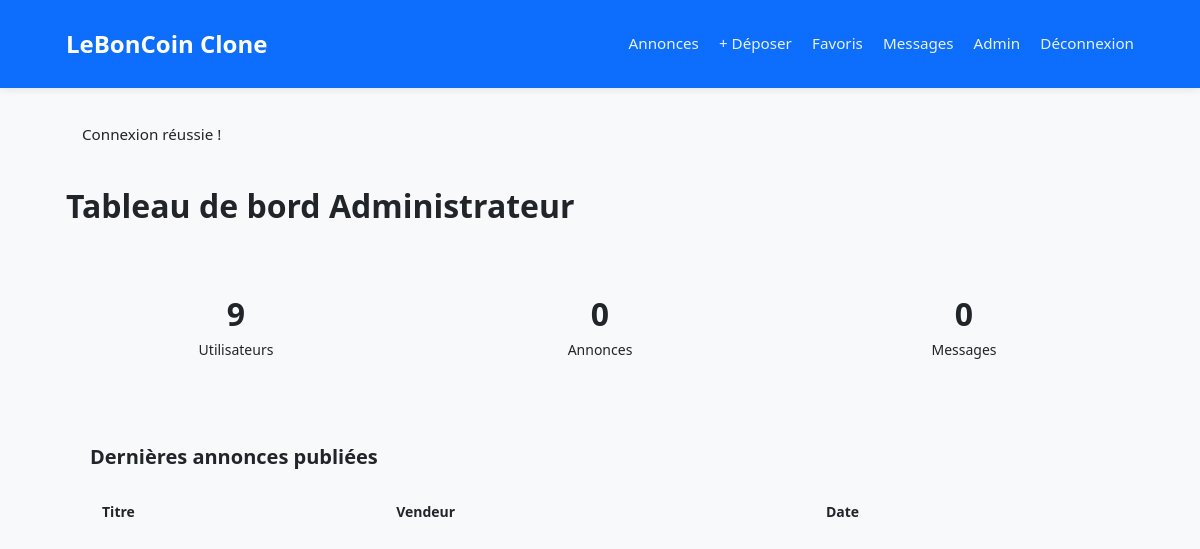
Page /pages/admin/dashboard.php (signed in) on the earlier database version.
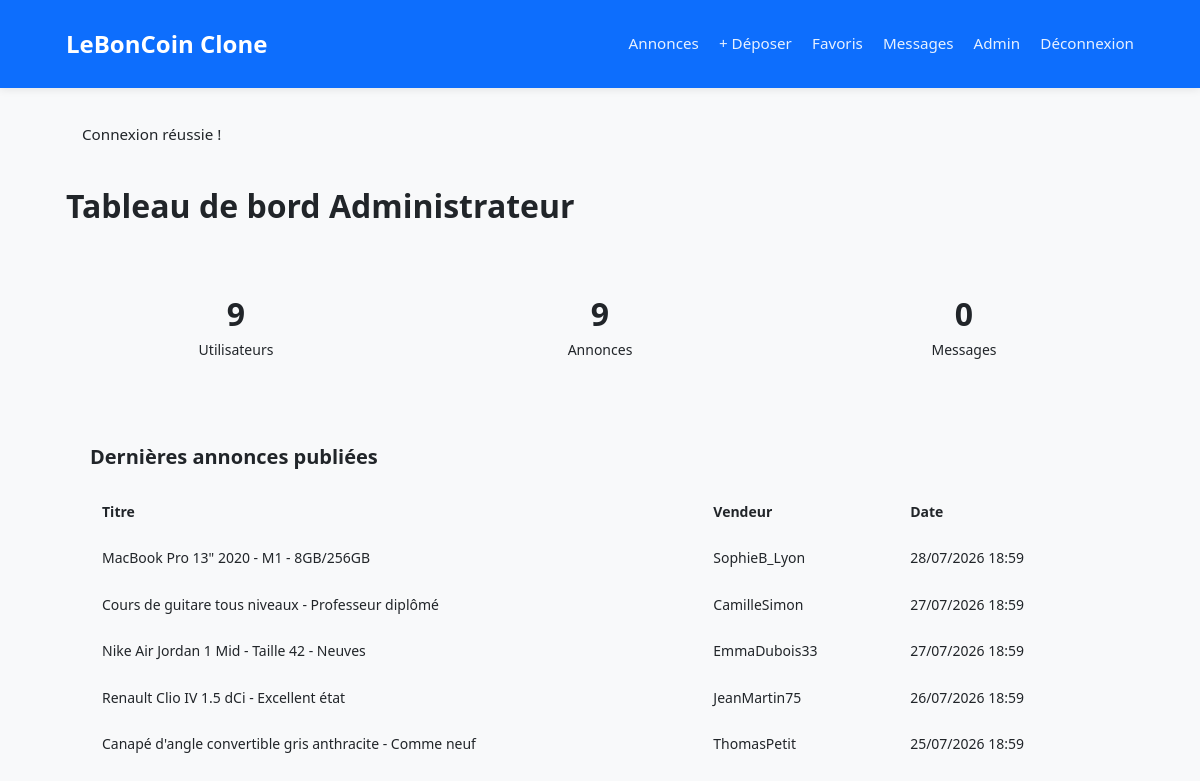
Same page on the later database version.
### tables this page shows
CREATE TABLE annonces (
    id INT AUTO_INCREMENT PRIMARY KEY,
    utilisateur_id INT NOT NULL,
    categorie_id INT,
    titre VARCHAR(255) NOT NULL,
    description TEXT NOT NULL,
    prix DECIMAL(10,2) NOT NULL,
    location VARCHAR(255) DEFAULT NULL,
    views INT DEFAULT 0,
    date_creation DATETIME DEFAULT CURRENT_TIMESTAMP,
    date_modification DATETIME DEFAULT CURRENT_TIMESTAMP ON UPDATE CURRENT_TIMESTAMP,
    FOREIGN KEY (utilisateur_id) REFERENCES utilisateurs(id) ON DELETE CASCADE,
    FOREIGN KEY (categorie_id) REFERENCES categories(id) ON DELETE SET NULL,
    INDEX idx_categorie (categorie_id),
    INDEX idx_utilisateur (utilisateur_id),
    INDEX idx_date_creation (date_creation)
);

CREATE TABLE utilisateurs (
    id INT AUTO_INCREMENT PRIMARY KEY,
    email VARCHAR(255) NOT NULL UNIQUE,
    mot_de_passe VARCHAR(255) NOT NULL,
    pseudo VARCHAR(100) NOT NULL,
    role ENUM('user', 'admin') DEFAULT 'user',
    avatar VARCHAR(255) DEFAULT NULL,
    is_verified TINYINT(1) DEFAULT 0,
    status ENUM('active', 'suspended') DEFAULT 'active',
    reset_token VARCHAR(255) DEFAULT NULL,
    reset_token_expires DATETIME DEFAULT NULL,
    last_login DATETIME DEFAULT NULL,
    date_inscription DATETIME DEFAULT CURRENT_TIMESTAMP,
    INDEX idx_email (email),
    INDEX idx_role (role)
);

### config/init.php (called while the page is built, shortened)
<?php
function get_flash(): ?array {
    if (isset($_SESSION['flash'])) {
        $flash = $_SESSION['flash'];
        return $flash;
    }
    return null;
}
function e(string $string): string {
    return htmlspecialchars($string, ENT_QUOTES, 'UTF-8');
}

### pages/admin/dashboard.php (the view, shortened to what the changed rows need)
<?php
require_once __DIR__ . '/../../includes/header.php';
$total_ads = $pdo->query("SELECT COUNT(*) FROM annonces")->fetchColumn();
$recent_ads = $pdo->query("SELECT a.titre, u.pseudo, a.date_creation FROM annonces a JOIN utilisateurs u ON a.utilisateur_id = u.id ORDER BY a.date_creation DESC LIMIT 5")->fetchAll();
?>
<h1 style="margin-bottom: 2rem;">Tableau de bord Administrateur</h1>
<div style="display: grid; grid-template-columns: repeat(auto-fit, minmax(200px, 1fr)); gap: 1.5rem; margin-bottom: 2rem;">
    <div style="background: var(--bg-primary); padding: 1.5rem; border-radius: var(--radius); border: 1px solid var(--border); text-align: center;">
    </div>
    <div style="background: var(--bg-primary); padding: 1.5rem; border-radius: var(--radius); border: 1px solid var(--border); text-align: center;">
        <div style="font-size: 2rem; font-weight: 700; color: var(--success);"><?= $total_ads ?></div>
        <div style="color: var(--text-secondary); font-size: 0.875rem;">Annonces</div>
    </div>
    <div style="background: var(--bg-primary); padding: 1.5rem; border-radius: var(--radius); border: 1px solid var(--border); text-align: center;">
    </div>
</div>
<div style="background: var(--bg-primary); padding: 1.5rem; border-radius: var(--radius); border: 1px solid var(--border);">
    <h2 style="margin-bottom: 1rem; font-size: 1.25rem;">Dernières annonces publiées</h2>
    <table style="width: 100%; border-collapse: collapse; font-size: 0.875rem;">
        <thead>
            <tr style="border-bottom: 1px solid var(--border); text-align: left;">
                <th style="padding: 0.75rem;">Titre</th>
                <th style="padding: 0.75rem;">Vendeur</th>
                <th style="padding: 0.75rem;">Date</th>
            </tr>
        </thead>
        <tbody>
            <?php foreach ($recent_ads as $ad): ?>
            <tr style="border-bottom: 1px solid var(--border);">
                <td style="padding: 0.75rem;"><?= e($ad['titre']) ?></td>
                <td style="padding: 0.75rem;"><?= e($ad['pseudo']) ?></td>
                <td style="padding: 0.75rem; color: var(--text-secondary);"><?= date('d/m/Y H:i', strtotime($ad['date_creation'])) ?></td>
            </tr>
            <?php endforeach; ?>
        </tbody>
    </table>
</div>

### includes/header.php (shortened to what the changed rows need)
<?php
$flash = get_flash();
?>
<!DOCTYPE html>
<html lang="fr">
<head>
    <link rel="stylesheet" href="/assets/css/style.css">
</head>
<body>
    <main class="container main-content">
        <?php if ($flash): ?>
            <?php foreach ($flash as $type => $message): ?>
                <div class="alert alert-<?= e($type) ?>" role="alert" aria-live="polite">
                    <?= e($message) ?>
                </div>
            <?php endforeach; ?>
        <?php endif; ?>

Differences in the rows shown:
added annonces: titre "MacBook Pro 13\" 2020 - M1 - 8GB/256GB", utilisateur.pseudo "SophieB_Lyon", date_creation "28/07/2026 18:59"
added annonces: titre "Cours de guitare tous niveaux - Professeur diplômé", utilisateur.pseudo "CamilleSimon", date_creation "27/07/2026 18:59"
added annonces: titre "Nike Air Jordan 1 Mid - Taille 42 - Neuves", utilisateur.pseudo "EmmaDubois33", date_creation "27/07/2026 18:59"
added annonces: titre "Renault Clio IV 1.5 dCi - Excellent état", utilisateur.pseudo "JeanMartin75", date_creation "26/07/2026 18:59"
added annonces: titre "Canapé d'angle convertible gris anthracite - Comme neuf", utilisateur.pseudo "ThomasPetit", date_creation "25/07/2026 18:59"
Other differences:
$total_ads: "0" → "9"
